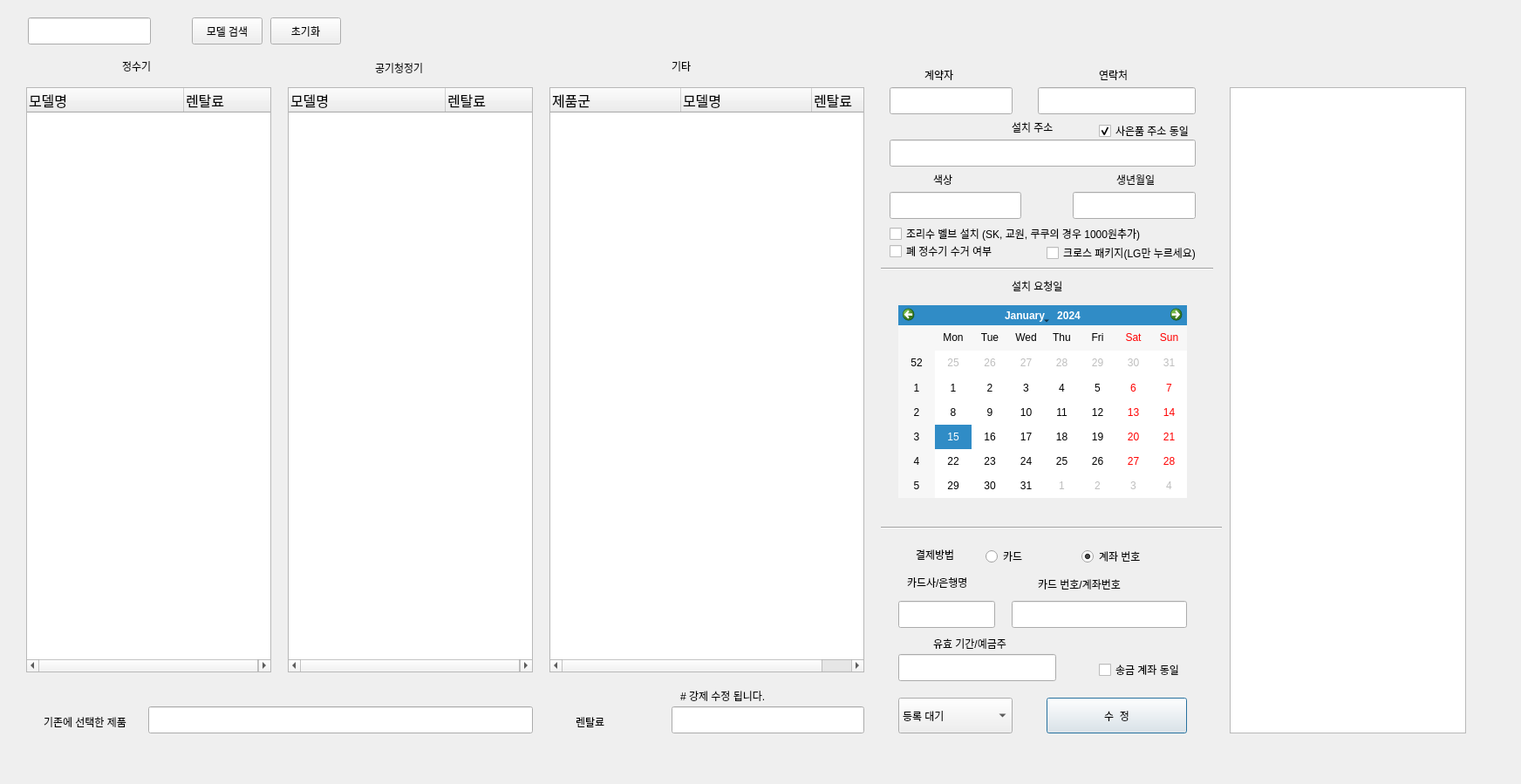
<?xml version="1.0" encoding="UTF-8"?>
<ui version="4.0">
 <class>Dialog</class>
 <widget class="QDialog" name="Dialog">
  <property name="geometry">
   <rect>
    <x>0</x>
    <y>0</y>
    <width>1744</width>
    <height>899</height>
   </rect>
  </property>
  <property name="windowTitle">
   <string>Dialog</string>
  </property>
  <widget class="QPushButton" name="model_modify">
   <property name="geometry">
    <rect>
     <x>1200</x>
     <y>800</y>
     <width>161</width>
     <height>41</height>
    </rect>
   </property>
   <property name="text">
    <string>수  정</string>
   </property>
  </widget>
  <widget class="QLabel" name="label">
   <property name="geometry">
    <rect>
     <x>140</x>
     <y>70</y>
     <width>56</width>
     <height>12</height>
    </rect>
   </property>
   <property name="text">
    <string>정수기</string>
   </property>
  </widget>
  <widget class="QLabel" name="label_2">
   <property name="geometry">
    <rect>
     <x>430</x>
     <y>70</y>
     <width>71</width>
     <height>16</height>
    </rect>
   </property>
   <property name="text">
    <string>공기청정기</string>
   </property>
  </widget>
  <widget class="QLabel" name="label_3">
   <property name="geometry">
    <rect>
     <x>770</x>
     <y>70</y>
     <width>56</width>
     <height>12</height>
    </rect>
   </property>
   <property name="text">
    <string>기타</string>
   </property>
  </widget>
  <widget class="QCheckBox" name="valve_token">
   <property name="geometry">
    <rect>
     <x>1020</x>
     <y>260</y>
     <width>311</width>
     <height>16</height>
    </rect>
   </property>
   <property name="text">
    <string>조리수 벨브 설치 (SK, 교원, 쿠쿠의 경우 1000원추가)</string>
   </property>
   <property name="checked">
    <bool>false</bool>
   </property>
  </widget>
  <widget class="QTreeWidget" name="treeWidget_1">
   <property name="geometry">
    <rect>
     <x>30</x>
     <y>100</y>
     <width>281</width>
     <height>671</height>
    </rect>
   </property>
   <property name="font">
    <font>
     <pointsize>12</pointsize>
    </font>
   </property>
   <property name="focusPolicy">
    <enum>Qt::StrongFocus</enum>
   </property>
   <property name="selectionMode">
    <enum>QAbstractItemView::MultiSelection</enum>
   </property>
   <property name="uniformRowHeights">
    <bool>false</bool>
   </property>
   <attribute name="headerVisible">
    <bool>true</bool>
   </attribute>
   <attribute name="headerCascadingSectionResizes">
    <bool>false</bool>
   </attribute>
   <attribute name="headerDefaultSectionSize">
    <number>180</number>
   </attribute>
   <attribute name="headerMinimumSectionSize">
    <number>5</number>
   </attribute>
   <column>
    <property name="text">
     <string>모델명</string>
    </property>
   </column>
   <column>
    <property name="text">
     <string>렌탈료</string>
    </property>
   </column>
  </widget>
  <widget class="QTreeWidget" name="treeWidget_2">
   <property name="geometry">
    <rect>
     <x>330</x>
     <y>100</y>
     <width>281</width>
     <height>671</height>
    </rect>
   </property>
   <property name="font">
    <font>
     <pointsize>12</pointsize>
    </font>
   </property>
   <property name="selectionMode">
    <enum>QAbstractItemView::MultiSelection</enum>
   </property>
   <attribute name="headerDefaultSectionSize">
    <number>180</number>
   </attribute>
   <attribute name="headerMinimumSectionSize">
    <number>5</number>
   </attribute>
   <column>
    <property name="text">
     <string>모델명</string>
    </property>
   </column>
   <column>
    <property name="text">
     <string>렌탈료</string>
    </property>
   </column>
  </widget>
  <widget class="QTreeWidget" name="treeWidget_3">
   <property name="geometry">
    <rect>
     <x>630</x>
     <y>100</y>
     <width>361</width>
     <height>671</height>
    </rect>
   </property>
   <property name="font">
    <font>
     <pointsize>12</pointsize>
    </font>
   </property>
   <property name="sizeAdjustPolicy">
    <enum>QAbstractScrollArea::AdjustToContents</enum>
   </property>
   <property name="selectionMode">
    <enum>QAbstractItemView::MultiSelection</enum>
   </property>
   <property name="allColumnsShowFocus">
    <bool>true</bool>
   </property>
   <attribute name="headerCascadingSectionResizes">
    <bool>false</bool>
   </attribute>
   <attribute name="headerDefaultSectionSize">
    <number>150</number>
   </attribute>
   <attribute name="headerMinimumSectionSize">
    <number>5</number>
   </attribute>
   <column>
    <property name="text">
     <string>제품군</string>
    </property>
   </column>
   <column>
    <property name="text">
     <string>모델명</string>
    </property>
   </column>
   <column>
    <property name="text">
     <string>렌탈료</string>
    </property>
   </column>
  </widget>
  <widget class="QCalendarWidget" name="win_request_date">
   <property name="geometry">
    <rect>
     <x>1030</x>
     <y>350</y>
     <width>331</width>
     <height>221</height>
    </rect>
   </property>
  </widget>
  <widget class="QLabel" name="label_8">
   <property name="geometry">
    <rect>
     <x>1160</x>
     <y>320</y>
     <width>71</width>
     <height>16</height>
    </rect>
   </property>
   <property name="text">
    <string>설치 요청일</string>
   </property>
  </widget>
  <widget class="QComboBox" name="comboBox">
   <property name="geometry">
    <rect>
     <x>1030</x>
     <y>800</y>
     <width>131</width>
     <height>41</height>
    </rect>
   </property>
   <item>
    <property name="text">
     <string>등록 대기</string>
    </property>
   </item>
   <item>
    <property name="text">
     <string>예약</string>
    </property>
   </item>
   <item>
    <property name="text">
     <string>등록 완료</string>
    </property>
   </item>
   <item>
    <property name="text">
     <string>취소</string>
    </property>
   </item>
   <item>
    <property name="text">
     <string>설치 보류</string>
    </property>
   </item>
   <item>
    <property name="text">
     <string>설치 완료</string>
    </property>
   </item>
   <item>
    <property name="text">
     <string>재확인 요청</string>
    </property>
   </item>
  </widget>
  <widget class="QLabel" name="label_11">
   <property name="geometry">
    <rect>
     <x>1060</x>
     <y>80</y>
     <width>56</width>
     <height>12</height>
    </rect>
   </property>
   <property name="text">
    <string>계약자</string>
   </property>
  </widget>
  <widget class="QLineEdit" name="win_name">
   <property name="geometry">
    <rect>
     <x>1020</x>
     <y>100</y>
     <width>141</width>
     <height>31</height>
    </rect>
   </property>
  </widget>
  <widget class="QLineEdit" name="win_phone_number">
   <property name="geometry">
    <rect>
     <x>1190</x>
     <y>100</y>
     <width>181</width>
     <height>31</height>
    </rect>
   </property>
  </widget>
  <widget class="QLabel" name="label_12">
   <property name="geometry">
    <rect>
     <x>1260</x>
     <y>80</y>
     <width>56</width>
     <height>12</height>
    </rect>
   </property>
   <property name="text">
    <string>연락처</string>
   </property>
  </widget>
  <widget class="QLineEdit" name="win_address">
   <property name="geometry">
    <rect>
     <x>1020</x>
     <y>160</y>
     <width>351</width>
     <height>31</height>
    </rect>
   </property>
  </widget>
  <widget class="QLabel" name="label_13">
   <property name="geometry">
    <rect>
     <x>1160</x>
     <y>140</y>
     <width>56</width>
     <height>12</height>
    </rect>
   </property>
   <property name="text">
    <string>설치 주소</string>
   </property>
  </widget>
  <widget class="QLineEdit" name="win_color">
   <property name="geometry">
    <rect>
     <x>1020</x>
     <y>220</y>
     <width>151</width>
     <height>31</height>
    </rect>
   </property>
  </widget>
  <widget class="QLabel" name="label_14">
   <property name="geometry">
    <rect>
     <x>1070</x>
     <y>200</y>
     <width>56</width>
     <height>12</height>
    </rect>
   </property>
   <property name="text">
    <string>색상</string>
   </property>
  </widget>
  <widget class="QLineEdit" name="win_birth_date">
   <property name="geometry">
    <rect>
     <x>1230</x>
     <y>220</y>
     <width>141</width>
     <height>31</height>
    </rect>
   </property>
  </widget>
  <widget class="QLabel" name="label_15">
   <property name="geometry">
    <rect>
     <x>1280</x>
     <y>200</y>
     <width>56</width>
     <height>12</height>
    </rect>
   </property>
   <property name="text">
    <string>생년월일</string>
   </property>
  </widget>
  <widget class="QCheckBox" name="win_address_token">
   <property name="geometry">
    <rect>
     <x>1260</x>
     <y>140</y>
     <width>111</width>
     <height>20</height>
    </rect>
   </property>
   <property name="text">
    <string>사은품 주소 동일</string>
   </property>
   <property name="checked">
    <bool>true</bool>
   </property>
  </widget>
  <widget class="QLabel" name="QLabel_brand_label">
   <property name="geometry">
    <rect>
     <x>30</x>
     <y>60</y>
     <width>81</width>
     <height>31</height>
    </rect>
   </property>
   <property name="font">
    <font>
     <family>Agency FB</family>
     <pointsize>12</pointsize>
     <weight>75</weight>
     <bold>true</bold>
    </font>
   </property>
   <property name="text">
    <string/>
   </property>
  </widget>
  <widget class="QLineEdit" name="win_card_text">
   <property name="geometry">
    <rect>
     <x>1030</x>
     <y>689</y>
     <width>111</width>
     <height>31</height>
    </rect>
   </property>
  </widget>
  <widget class="QLineEdit" name="win_card_account">
   <property name="geometry">
    <rect>
     <x>1160</x>
     <y>689</y>
     <width>201</width>
     <height>31</height>
    </rect>
   </property>
  </widget>
  <widget class="QLineEdit" name="win_validity">
   <property name="geometry">
    <rect>
     <x>1030</x>
     <y>750</y>
     <width>181</width>
     <height>31</height>
    </rect>
   </property>
  </widget>
  <widget class="QLabel" name="label_19">
   <property name="geometry">
    <rect>
     <x>1040</x>
     <y>660</y>
     <width>91</width>
     <height>16</height>
    </rect>
   </property>
   <property name="text">
    <string>카드사/은행명</string>
   </property>
  </widget>
  <widget class="QLabel" name="label_20">
   <property name="geometry">
    <rect>
     <x>1190</x>
     <y>660</y>
     <width>131</width>
     <height>20</height>
    </rect>
   </property>
   <property name="text">
    <string>카드 번호/계좌번호</string>
   </property>
  </widget>
  <widget class="QLabel" name="label_21">
   <property name="geometry">
    <rect>
     <x>1070</x>
     <y>730</y>
     <width>131</width>
     <height>16</height>
    </rect>
   </property>
   <property name="text">
    <string>유효 기간/예금주</string>
   </property>
  </widget>
  <widget class="QRadioButton" name="win_radio_card">
   <property name="geometry">
    <rect>
     <x>1130</x>
     <y>630</y>
     <width>90</width>
     <height>16</height>
    </rect>
   </property>
   <property name="text">
    <string>카드</string>
   </property>
  </widget>
  <widget class="QRadioButton" name="win_radio_account">
   <property name="geometry">
    <rect>
     <x>1240</x>
     <y>630</y>
     <width>90</width>
     <height>16</height>
    </rect>
   </property>
   <property name="text">
    <string>계좌 번호</string>
   </property>
   <property name="checked">
    <bool>true</bool>
   </property>
  </widget>
  <widget class="QLabel" name="label_16">
   <property name="geometry">
    <rect>
     <x>1050</x>
     <y>630</y>
     <width>56</width>
     <height>12</height>
    </rect>
   </property>
   <property name="text">
    <string>결제방법</string>
   </property>
  </widget>
  <widget class="QCheckBox" name="account_token">
   <property name="geometry">
    <rect>
     <x>1260</x>
     <y>760</y>
     <width>111</width>
     <height>16</height>
    </rect>
   </property>
   <property name="text">
    <string>송금 계좌 동일</string>
   </property>
  </widget>
  <widget class="QTextEdit" name="textEdit">
   <property name="geometry">
    <rect>
     <x>1410</x>
     <y>100</y>
     <width>271</width>
     <height>741</height>
    </rect>
   </property>
  </widget>
  <widget class="QLineEdit" name="win_model_search_text">
   <property name="geometry">
    <rect>
     <x>32</x>
     <y>20</y>
     <width>141</width>
     <height>31</height>
    </rect>
   </property>
  </widget>
  <widget class="QPushButton" name="model_search_btn">
   <property name="geometry">
    <rect>
     <x>220</x>
     <y>20</y>
     <width>81</width>
     <height>31</height>
    </rect>
   </property>
   <property name="text">
    <string>모델 검색</string>
   </property>
  </widget>
  <widget class="QPushButton" name="init_btn">
   <property name="geometry">
    <rect>
     <x>310</x>
     <y>20</y>
     <width>81</width>
     <height>31</height>
    </rect>
   </property>
   <property name="text">
    <string>초기화</string>
   </property>
  </widget>
  <widget class="Line" name="line">
   <property name="geometry">
    <rect>
     <x>1010</x>
     <y>300</y>
     <width>381</width>
     <height>16</height>
    </rect>
   </property>
   <property name="orientation">
    <enum>Qt::Horizontal</enum>
   </property>
  </widget>
  <widget class="Line" name="line_2">
   <property name="geometry">
    <rect>
     <x>1010</x>
     <y>595</y>
     <width>391</width>
     <height>21</height>
    </rect>
   </property>
   <property name="orientation">
    <enum>Qt::Horizontal</enum>
   </property>
  </widget>
  <widget class="QLineEdit" name="win_current_model">
   <property name="geometry">
    <rect>
     <x>170</x>
     <y>810</y>
     <width>441</width>
     <height>31</height>
    </rect>
   </property>
   <property name="readOnly">
    <bool>true</bool>
   </property>
  </widget>
  <widget class="QLabel" name="label_4">
   <property name="geometry">
    <rect>
     <x>50</x>
     <y>820</y>
     <width>181</width>
     <height>16</height>
    </rect>
   </property>
   <property name="text">
    <string>기존에 선택한 제품</string>
   </property>
  </widget>
  <widget class="QLineEdit" name="win_current_price">
   <property name="geometry">
    <rect>
     <x>770</x>
     <y>810</y>
     <width>221</width>
     <height>31</height>
    </rect>
   </property>
   <property name="readOnly">
    <bool>false</bool>
   </property>
  </widget>
  <widget class="QLabel" name="label_5">
   <property name="geometry">
    <rect>
     <x>660</x>
     <y>820</y>
     <width>51</width>
     <height>16</height>
    </rect>
   </property>
   <property name="text">
    <string>렌탈료</string>
   </property>
  </widget>
  <widget class="QLabel" name="label_6">
   <property name="geometry">
    <rect>
     <x>780</x>
     <y>790</y>
     <width>181</width>
     <height>16</height>
    </rect>
   </property>
   <property name="text">
    <string># 강제 수정 됩니다.</string>
   </property>
  </widget>
  <widget class="QCheckBox" name="cross_package_token">
   <property name="geometry">
    <rect>
     <x>1200</x>
     <y>280</y>
     <width>201</width>
     <height>20</height>
    </rect>
   </property>
   <property name="text">
    <string>크로스 패키지(LG만 누르세요)</string>
   </property>
   <property name="checked">
    <bool>false</bool>
   </property>
  </widget>
  <widget class="QCheckBox" name="old_purifier_token">
   <property name="geometry">
    <rect>
     <x>1020</x>
     <y>280</y>
     <width>141</width>
     <height>16</height>
    </rect>
   </property>
   <property name="text">
    <string>폐 정수기 수거 여부</string>
   </property>
   <property name="checked">
    <bool>false</bool>
   </property>
  </widget>
 </widget>
 <resources/>
 <connections/>
</ui>
